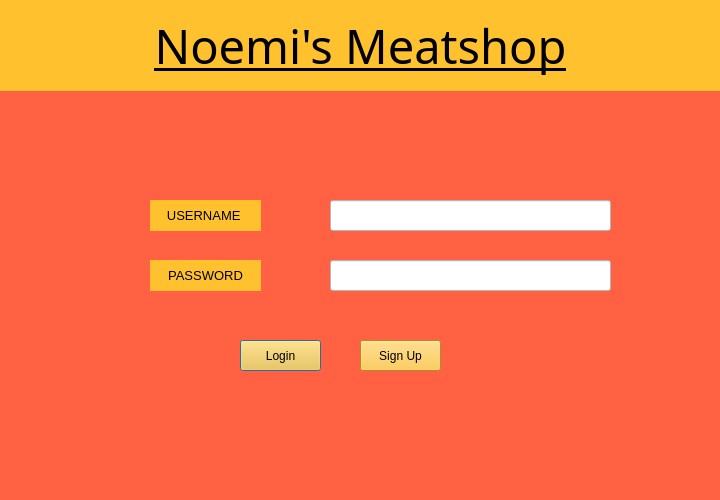
<?xml version="1.0" encoding="UTF-8"?>
<ui version="4.0">
 <class>Dialog</class>
 <widget class="QDialog" name="Dialog">
  <property name="geometry">
   <rect>
    <x>0</x>
    <y>0</y>
    <width>720</width>
    <height>500</height>
   </rect>
  </property>
  <property name="minimumSize">
   <size>
    <width>720</width>
    <height>500</height>
   </size>
  </property>
  <property name="maximumSize">
   <size>
    <width>720</width>
    <height>500</height>
   </size>
  </property>
  <property name="windowTitle">
   <string>Dialog</string>
  </property>
  <property name="styleSheet">
   <string notr="true">background-color: rgb(255, 97, 66);</string>
  </property>
  <widget class="QLabel" name="u_name_label">
   <property name="geometry">
    <rect>
     <x>150</x>
     <y>200</y>
     <width>111</width>
     <height>31</height>
    </rect>
   </property>
   <property name="font">
    <font>
     <family>MS Shell Dlg 2</family>
     <pointsize>10</pointsize>
     <weight>50</weight>
     <bold>false</bold>
    </font>
   </property>
   <property name="styleSheet">
    <string notr="true">background-color: rgb(255, 193, 46);</string>
   </property>
   <property name="text">
    <string>USERNAME </string>
   </property>
   <property name="alignment">
    <set>Qt::AlignCenter</set>
   </property>
  </widget>
  <widget class="QLabel" name="pass_label">
   <property name="geometry">
    <rect>
     <x>150</x>
     <y>260</y>
     <width>111</width>
     <height>31</height>
    </rect>
   </property>
   <property name="font">
    <font>
     <family>MS Shell Dlg 2</family>
     <pointsize>10</pointsize>
     <weight>50</weight>
     <bold>false</bold>
    </font>
   </property>
   <property name="styleSheet">
    <string notr="true">background-color: rgb(255, 193, 46);</string>
   </property>
   <property name="text">
    <string>PASSWORD</string>
   </property>
   <property name="alignment">
    <set>Qt::AlignCenter</set>
   </property>
  </widget>
  <widget class="QPushButton" name="login_btn">
   <property name="geometry">
    <rect>
     <x>240</x>
     <y>340</y>
     <width>81</width>
     <height>31</height>
    </rect>
   </property>
   <property name="styleSheet">
    <string notr="true">background-color: rgb(255, 193, 46);</string>
   </property>
   <property name="text">
    <string>Login</string>
   </property>
  </widget>
  <widget class="QPushButton" name="signup_btn">
   <property name="geometry">
    <rect>
     <x>360</x>
     <y>340</y>
     <width>81</width>
     <height>31</height>
    </rect>
   </property>
   <property name="styleSheet">
    <string notr="true">background-color: rgb(255, 193, 46);</string>
   </property>
   <property name="text">
    <string>Sign Up</string>
   </property>
  </widget>
  <widget class="QLabel" name="label">
   <property name="geometry">
    <rect>
     <x>0</x>
     <y>0</y>
     <width>721</width>
     <height>91</height>
    </rect>
   </property>
   <property name="font">
    <font>
     <family>Papyrus</family>
     <pointsize>35</pointsize>
     <weight>50</weight>
     <bold>false</bold>
     <underline>true</underline>
    </font>
   </property>
   <property name="styleSheet">
    <string notr="true">background-color: rgb(255, 193, 46);</string>
   </property>
   <property name="text">
    <string>Noemi's Meatshop</string>
   </property>
   <property name="alignment">
    <set>Qt::AlignCenter</set>
   </property>
  </widget>
  <widget class="QLineEdit" name="uname_lineEdit_2">
   <property name="geometry">
    <rect>
     <x>330</x>
     <y>260</y>
     <width>281</width>
     <height>31</height>
    </rect>
   </property>
   <property name="styleSheet">
    <string notr="true">background-color: rgb(255, 255, 255);</string>
   </property>
  </widget>
  <widget class="QLineEdit" name="uname_lineEdit_3">
   <property name="geometry">
    <rect>
     <x>330</x>
     <y>200</y>
     <width>281</width>
     <height>31</height>
    </rect>
   </property>
   <property name="styleSheet">
    <string notr="true">background-color: rgb(255, 255, 255);</string>
   </property>
  </widget>
 </widget>
 <resources/>
 <connections/>
</ui>
